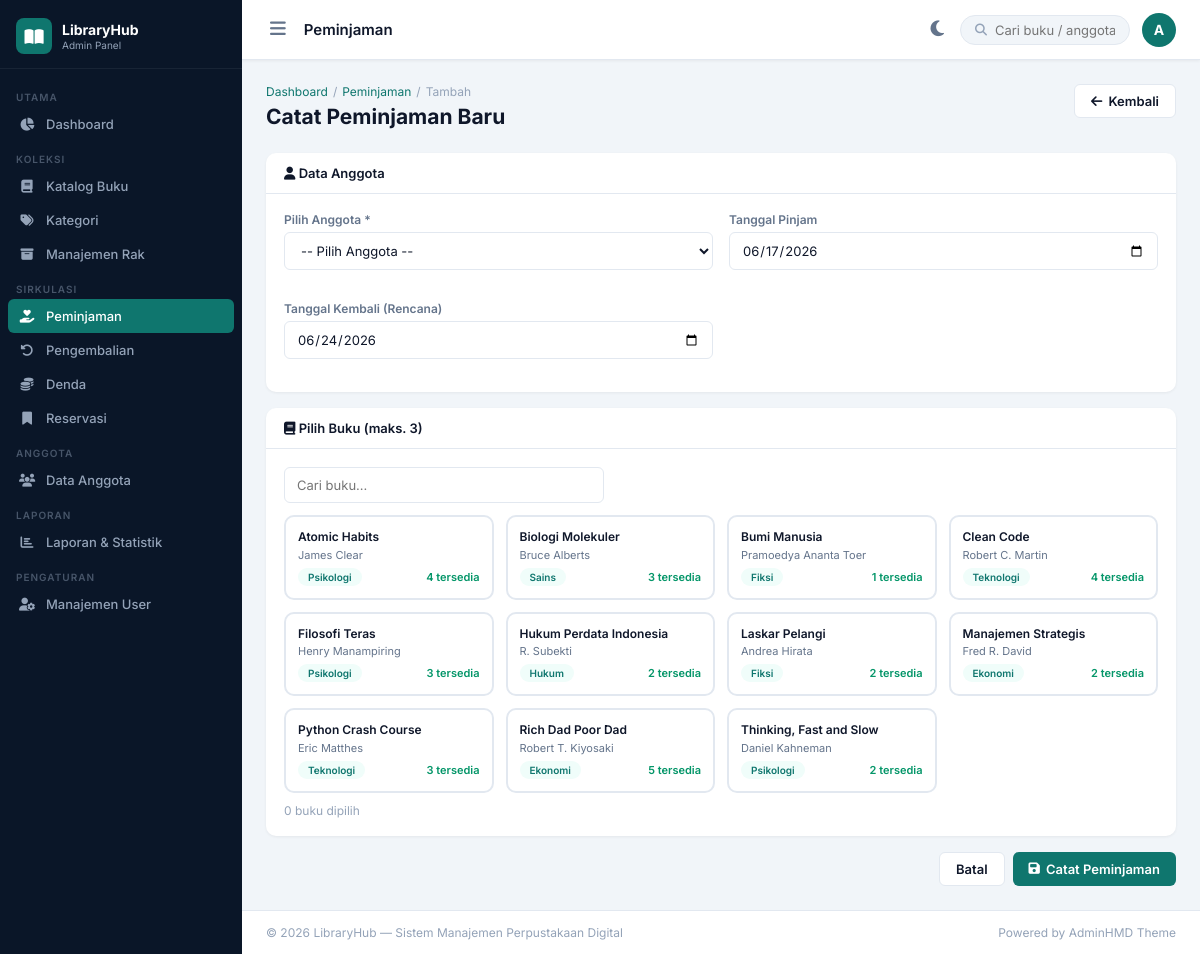
Screenshot of /pages/peminjaman.php?aksi=tambah (signed in) with the database file from the repository.
### tables this page shows
CREATE TABLE buku (
    id INT AUTO_INCREMENT PRIMARY KEY,
    kode_buku VARCHAR(20) NOT NULL UNIQUE,
    judul VARCHAR(200) NOT NULL,
    pengarang VARCHAR(150) NOT NULL,
    penerbit VARCHAR(100),
    tahun_terbit YEAR,
    isbn VARCHAR(20),
    kategori_id INT,
    rak_id INT,
    jumlah_total INT DEFAULT 1,
    jumlah_tersedia INT DEFAULT 1,
    sinopsis TEXT,
    cover VARCHAR(255),
    bahasa VARCHAR(30) DEFAULT 'Indonesia',
    halaman INT,
    status ENUM('tersedia','habis','tidak_aktif') DEFAULT 'tersedia',
    created_at TIMESTAMP DEFAULT CURRENT_TIMESTAMP,
    updated_at TIMESTAMP DEFAULT CURRENT_TIMESTAMP ON UPDATE CURRENT_TIMESTAMP,
    FOREIGN KEY (kategori_id) REFERENCES kategori(id) ON DELETE SET NULL,
    FOREIGN KEY (rak_id) REFERENCES rak(id) ON DELETE SET NULL
);

CREATE TABLE kategori (
    id INT AUTO_INCREMENT PRIMARY KEY,
    nama VARCHAR(80) NOT NULL,
    deskripsi TEXT,
    created_at TIMESTAMP DEFAULT CURRENT_TIMESTAMP
);

### includes/auth.php (called while the page is built, shortened)
<?php
function e(mixed $s): string { return htmlspecialchars((string)$s, ENT_QUOTES, 'UTF-8'); }

### pages/peminjaman.php (the view, shortened to what this page needs)
<?php
require_once __DIR__.'/../includes/header.php';
$db=getDB();
$aksi=$_GET['aksi']??'list'; $id=(int)($_GET['id']??0);
if($aksi==='tambah'){
    $bukuList=$db->query("SELECT b.*,k.nama AS kat_nama FROM buku b LEFT JOIN kategori k ON k.id=b.kategori_id WHERE b.jumlah_tersedia>0 ORDER BY b.judul")->fetchAll();
?>
<div class="page-header">
  <div>
    <div class="breadcrumb"><a href="../index.php">Dashboard</a><span class="sep">/</span><a href="peminjaman.php">Peminjaman</a><span class="sep">/</span> Tambah</div>
    <h1 class="page-title">Catat Peminjaman Baru</h1>
  </div>
  <a href="peminjaman.php" class="btn btn-outline"><i class="fas fa-arrow-left"></i> Kembali</a>
</div>
<form method="POST">
  <div class="sc">
    <div class="sc-head"><h4><i class="fas fa-user"></i> Data Anggota</h4></div>
    <div class="sc-body">
      <div class="form-grid">
        <div class="form-group">
          <label class="form-label">Pilih Anggota *</label>
          <select name="anggota_id" class="form-control" required>
            <option value="">-- Pilih Anggota --</option>
          </select>
        </div>
        <div class="form-group">
          <label class="form-label">Tanggal Pinjam</label>
          <input type="date" name="tgl_pinjam" class="form-control" value="<?=date('Y-m-d')?>"/>
        </div>
        <div class="form-group">
          <label class="form-label">Tanggal Kembali (Rencana)</label>
          <input type="date" name="tgl_kembali_rencana" class="form-control" value="<?=date('Y-m-d',strtotime('+'.LAMA_PINJAM.' days'))?>"/>
        </div>
      </div>
    </div>
  </div>
  <div class="sc">
    <div class="sc-head"><h4><i class="fas fa-book"></i> Pilih Buku (maks. <?=MAKS_PINJAM?>)</h4></div>
    <div class="sc-body">
      <div style="margin-bottom:12px">
        <input type="text" class="form-control" placeholder="Cari buku..." id="cariB" style="max-width:320px" oninput="filterBuku(this.value)"/>
      </div>
      <div style="display:grid;grid-template-columns:repeat(auto-fill,minmax(200px,1fr));gap:12px;max-height:400px;overflow-y:auto" id="bukuGrid">
        <?php foreach($bukuList as $b): ?>
        <label class="book-pick-card" data-judul="<?=strtolower(e($b['judul']))?>" data-pengarang="<?=strtolower(e($b['pengarang']))?>">
          <div class="bpc-inner">
            <div style="font-weight:600;font-size:12px;margin-bottom:3px;line-height:1.3"><?=e($b['judul'])?></div>
            <div style="font-size:11px;color:var(--text2)"><?=e($b['pengarang'])?></div>
            <div style="margin-top:6px;display:flex;justify-content:space-between;align-items:center">
              <span class="chip chip-teal" style="font-size:10px"><?=e($b['kat_nama']??'-')?></span>
              <span style="font-size:11px;color:#059669;font-weight:600"><?=$b['jumlah_tersedia']?> tersedia</span>
            </div>
          </div>
        </label>
        <?php endforeach; ?>
      </div>
      <p style="font-size:12px;color:var(--muted);margin-top:10px" id="pilihanInfo">0 buku dipilih</p>
    </div>
  </div>
  <div style="display:flex;justify-content:flex-end;gap:8px">
    <a href="peminjaman.php" class="btn btn-outline">Batal</a>
    <button type="submit" class="btn btn-primary"><i class="fas fa-save"></i> Catat Peminjaman</button>
  </div>
</form>
<?php require_once __DIR__.'/../includes/footer.php'; exit; }
?>
<?php require_once __DIR__.'/../includes/footer.php'; ?>

### assets/css/style.css (style rules this page uses)
*, *::before, *::after { box-sizing: border-box; margin: 0; padding: 0; }
:root { --primary: #0f766e; --primary-light: #14b8a6; --primary-dark: #0d5c57; --sidebar-bg: #0a1628; --sidebar-hover: #112240; --sidebar-active: #0f766e; --sidebar-text: #94a3b8; --sidebar-dim: #475569; --bg: #f1f5f9; --card: #fff; --topbar: #fff; --text: #0f172a; --text2: #64748b; --muted: #94a3b8; --border: #e2e8f0; --shadow: 0 1px 3px rgba(0, 0, 0, 0.06); --shadow-md: 0 4px 12px rgba(0, 0, 0, 0.08); --sidebar-w: 242px; --topbar-h: 60px; --r: 10px; --r-sm: 6px; }
html { font-size: 14px; }
body { font-family: "Inter", sans-serif; background: var(--bg); color: var(--text); display: flex; min-height: 100vh; overflow-x: hidden; }
.page-header { display: flex; align-items: flex-start; justify-content: space-between; margin-bottom: 24px; gap: 12px; flex-wrap: wrap; }
.page-title { font-size: 21px; font-weight: 700; }
.breadcrumb { display: flex; align-items: center; gap: 5px; font-size: 12px; color: var(--muted); margin-bottom: 5px; }
.breadcrumb a { color: var(--primary); text-decoration: none; }
.breadcrumb .sep { color: var(--muted); }
.btn { display: inline-flex; align-items: center; gap: 6px; padding: 8px 16px; border-radius: var(--r-sm); font-size: 13px; font-weight: 600; cursor: pointer; border: none; transition: all 0.15s; text-decoration: none; font-family: inherit; }
.btn-primary { background: var(--primary); color: #fff; }
.btn-outline { background: var(--card); color: var(--text); border: 1px solid var(--border); }
.chip { font-size: 11px; font-weight: 600; padding: 3px 10px; border-radius: 20px; }
.chip-teal { background: #f0fdfa; color: var(--primary); }
.form-group { margin-bottom: 15px; }
.form-label { display: block; font-size: 12px; font-weight: 600; color: var(--text2); margin-bottom: 5px; }
.form-control { width: 100%; padding: 9px 12px; border: 1px solid var(--border); border-radius: var(--r-sm); font-size: 13px; color: var(--text); background: var(--card); outline: none; transition: border-color 0.15s, box-shadow 0.15s; font-family: inherit; }
.form-grid { display: grid; grid-template-columns: 1fr 1fr; gap: 16px; }
.sc { background: var(--card); border-radius: var(--r); box-shadow: var(--shadow); margin-bottom: 16px; }
.sc-head { padding: 12px 18px; border-bottom: 1px solid var(--border); }
.sc-head h4 { font-size: 13px; font-weight: 600; }
.sc-body { padding: 18px; }

### pages/peminjaman.php (style rules this page uses)
.book-pick-card { cursor:pointer;display:block;height:100% }
.bpc-inner { border:2px solid var(--border);border-radius:var(--r);padding:12px;transition:all .15s;height:100%;box-sizing:border-box;display:flex;flex-direction:column;justify-content:space-between }

### rows the page displays
buku: judul "Atomic Habits", pengarang "James Clear", kategori.nama "Psikologi", jumlah_tersedia "4"
buku: judul "Biologi Molekuler", pengarang "Bruce Alberts", kategori.nama "Sains", jumlah_tersedia "3"
buku: judul "Bumi Manusia", pengarang "Pramoedya Ananta Toer", kategori.nama "Fiksi", jumlah_tersedia "1"
buku: judul "Clean Code", pengarang "Robert C. Martin", kategori.nama "Teknologi", jumlah_tersedia "4"
buku: judul "Filosofi Teras", pengarang "Henry Manampiring", kategori.nama "Psikologi", jumlah_tersedia "3"
buku: judul "Hukum Perdata Indonesia", pengarang "R. Subekti", kategori.nama "Hukum", jumlah_tersedia "2"
buku: judul "Laskar Pelangi", pengarang "Andrea Hirata", kategori.nama "Fiksi", jumlah_tersedia "2"
buku: judul "Manajemen Strategis", pengarang "Fred R. David", kategori.nama "Ekonomi", jumlah_tersedia "2"
buku: judul "Python Crash Course", pengarang "Eric Matthes", kategori.nama "Teknologi", jumlah_tersedia "3"
buku: judul "Rich Dad Poor Dad", pengarang "Robert T. Kiyosaki", kategori.nama "Ekonomi", jumlah_tersedia "5"
buku: judul "Thinking, Fast and Slow", pengarang "Daniel Kahneman", kategori.nama "Psikologi", jumlah_tersedia "2"

### other values shown
$user['role'] "Admin"
$pageTitle "Peminjaman"
substr($user['nama'],0,1) "A"
MAKS_PINJAM "3"
